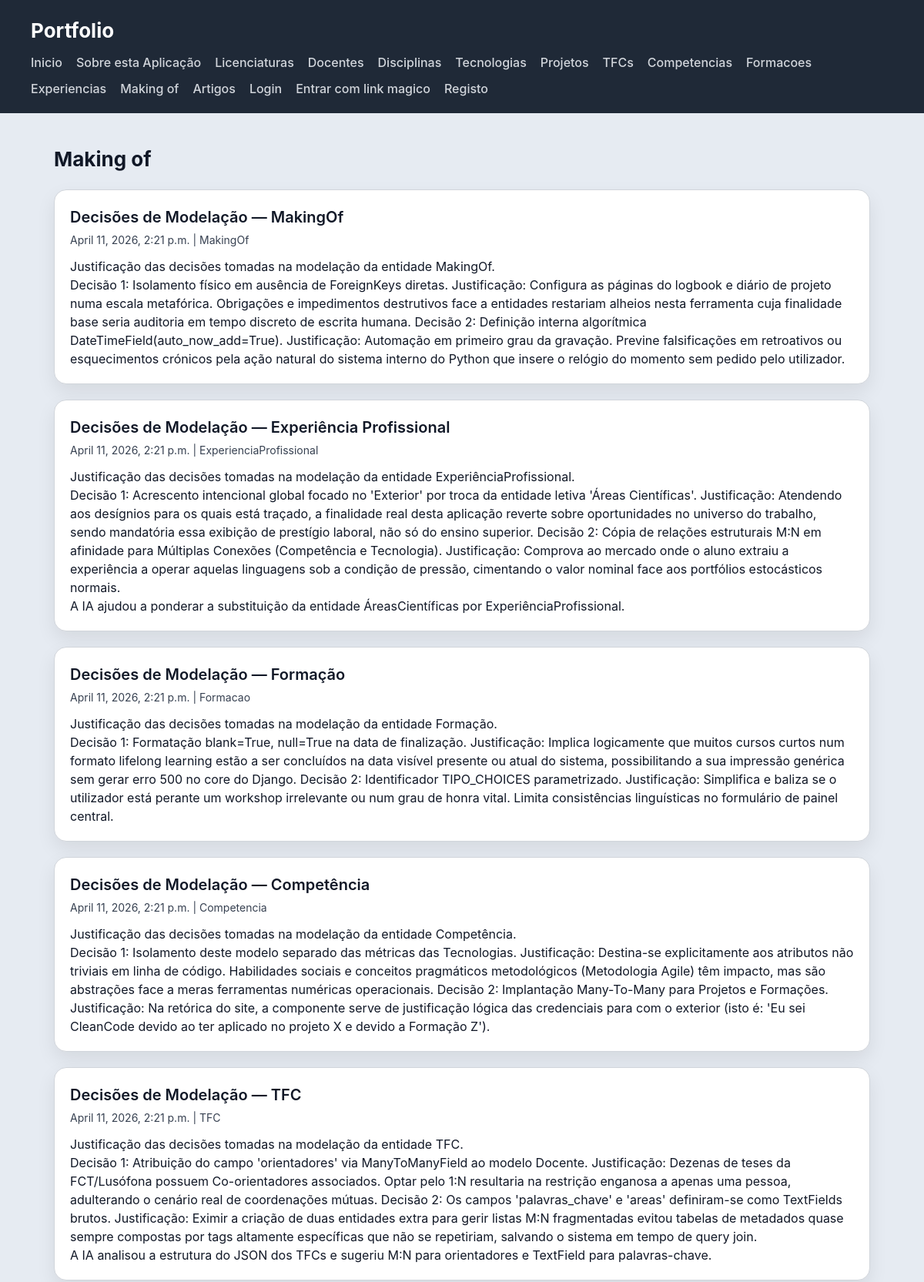
Page /portfolio/making-of/ (upper part) on the committed database.
### portfolio/models.py (models this page shows, shortened)
class MakingOf(models.Model):
    titulo = models.CharField(max_length=200)
    descricao = models.TextField()
    decisoes = models.TextField(blank=True, null=True)
    erros_correcoes = models.TextField(blank=True, null=True)
    data_registo = models.DateTimeField(auto_now_add=True)
    entidade_referida = models.CharField(max_length=200, blank=True)
    foto_papel = models.ImageField(upload_to='making_of/', blank=True, null=True)
    uso_ia = models.TextField(blank=True, null=True)

### portfolio/views.py (the view)
# urls.py: path("making-of/", views.making_of_view, name="portfolio_making_of"),
def making_of_view(request):
    registos = MakingOf.objects.order_by("-data_registo", "titulo")
    return render(request, "portfolio/making_of.html", {"registos": registos})

### templates/portfolio/making_of.html (shortened to what this page needs)
{% extends "portfolio/base.html" %} {% block content %}
<h2>Making of</h2>
<section>
  {% for registo in registos %}
  <article>
    <header>
      <h3>{{ registo.titulo }}</h3>
      <p>{{ registo.data_registo }}{% if registo.entidade_referida %} | {{ registo.entidade_referida }}{% endif %}</p>
    </header>
    <p>{{ registo.descricao }}</p>
    {% if registo.decisoes %}
    <p>{{ registo.decisoes }}</p>
    {% endif %}
    {% if registo.uso_ia %}
    <p>{{ registo.uso_ia }}</p>
    {% endif %}
  </article>
  {% empty %}
  <article>
    <header><h3>Sem registos de making of</h3></header>
  </article>
  {% endfor %}
</section>
{% endblock %}

### escola/static/escola/styles.css (style rules this page uses)
* { box-sizing: border-box; margin: 0; padding: 0; }
body { font-family: "Inter", "Segoe UI", system-ui, -apple-system, sans-serif; background: #e6ebf2; color: #111827; line-height: 1.5; }
h2 { margin-bottom: 20px; font-size: 26px; }
section > article { background: white; padding: 20px; border-radius: 16px; border: 1px solid #d1d5db; box-shadow: 0 10px 25px rgba(0, 0, 0, 0.08); transition: all 0.25s ease; margin-bottom: 20px; }
article > header { margin-bottom: 12px; }
article > header > h3 { font-size: 20px; font-weight: 600; margin-bottom: 4px; }
article > header > p { font-size: 14px; color: #374151; }

### rows in the picture
MakingOf: titulo "Decisões de Modelação — MakingOf", data_registo "April 11, 2026, 2:21 p.m.", entidade_referida "MakingOf", descricao "Justificação das decisões tomadas na modelação da entidade MakingOf.", decisoes "Decisão 1: Isolamento físico em ausência de ForeignKeys diretas. Justificação: Configura as páginas do logbook e diário de projeto numa escala metafórica. Obrigações e impedimentos destrutivos face a entidades restariam alheios nesta ferramenta cuja finalidade base seria auditoria em tempo discreto de escrita humana. Decisão 2: Definição interna algorítmica DateTimeField(auto_now_add=True). Justificação: Automação em primeiro grau da gravação. Previne falsificações em retroativos ou esquecimentos crónicos pela ação natural do sistema interno do Python que insere o relógio do momento sem pedido pelo utilizador."
MakingOf: titulo "Decisões de Modelação — Experiência Profissional", data_registo "April 11, 2026, 2:21 p.m.", entidade_referida "ExperienciaProfissional", descricao "Justificação das decisões tomadas na modelação da entidade ExperiênciaProfissional.", decisoes "Decisão 1: Acrescento intencional global focado no 'Exterior' por troca da entidade letiva 'Áreas Científicas'. Justificação: Atendendo aos desígnios para os quais está traçado, a finalidade real desta aplicação reverte sobre oportunidades no universo do trabalho, sendo mandatória essa exibição de prestígio laboral, não só do ensino superior. Decisão 2: Cópia de relações estruturais M:N em afinidade para Múltiplas Conexões (Competência e Tecnologia). Justificação: Comprova ao mercado onde o aluno extraiu a experiência a operar aquelas linguagens sob a condição de pressão, cimentando o valor nominal face aos portfólios estocásticos normais.", uso_ia "A IA ajudou a ponderar a substituição da entidade ÁreasCientíficas por ExperiênciaProfissional."
MakingOf: titulo "Decisões de Modelação — Formação", data_registo "April 11, 2026, 2:21 p.m.", entidade_referida "Formacao", descricao "Justificação das decisões tomadas na modelação da entidade Formação.", decisoes "Decisão 1: Formatação blank=True, null=True na data de finalização. Justificação: Implica logicamente que muitos cursos curtos num formato lifelong learning estão a ser concluídos na data visível presente ou atual do sistema, possibilitando a sua impressão genérica sem gerar erro 500 no core do Django. Decisão 2: Identificador TIPO_CHOICES parametrizado. Justificação: Simplifica e baliza se o utilizador está perante um workshop irrelevante ou num grau de honra vital. Limita consistências linguísticas no formulário de painel central."
MakingOf: titulo "Decisões de Modelação — Competência", data_registo "April 11, 2026, 2:21 p.m.", entidade_referida "Competencia", descricao "Justificação das decisões tomadas na modelação da entidade Competência.", decisoes "Decisão 1: Isolamento deste modelo separado das métricas das Tecnologias. Justificação: Destina-se explicitamente aos atributos não triviais em linha de código. Habilidades sociais e conceitos pragmáticos metodológicos (Metodologia Agile) têm impacto, mas são abstrações face a meras ferramentas numéricas operacionais. Decisão 2: Implantação Many-To-Many para Projetos e Formações. Justificação: Na retórica do site, a componente serve de justificação lógica das credenciais para com o exterior (isto é: 'Eu sei CleanCode devido ao ter aplicado no projeto X e devido a Formação Z')."
MakingOf: titulo "Decisões de Modelação — TFC", data_registo "April 11, 2026, 2:21 p.m.", entidade_referida "TFC", descricao "Justificação das decisões tomadas na modelação da entidade TFC.", decisoes "Decisão 1: Atribuição do campo 'orientadores' via ManyToManyField ao modelo Docente. Justificação: Dezenas de teses da FCT/Lusófona possuem Co-orientadores associados. Optar pelo 1:N resultaria na restrição enganosa a apenas uma pessoa, adulterando o cenário real de coordenações mútuas. Decisão 2: Os campos 'palavras_chave' e 'areas' definiram-se como TextFields brutos. Justificação: Eximir a criação de duas entidades extra para gerir listas M:N fragmentadas evitou tabelas de metadados quase sempre compostas por tags altamente específicas que não se repetiriam, salvando o sistema em tempo de query join.", uso_ia "A IA analisou a estrutura do JSON dos TFCs e sugeriu M:N para orientadores e TextField para palavras-chave."
